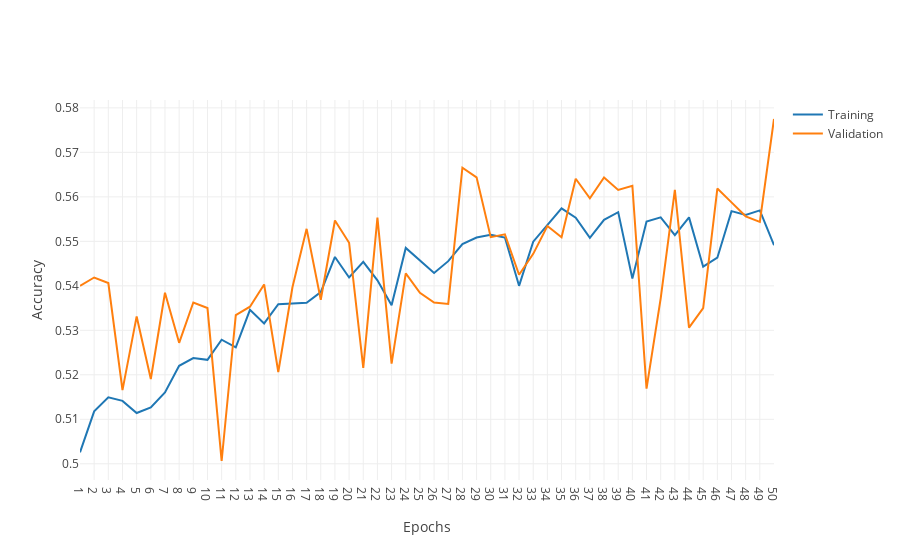

Notebook source saved alongside this figure:
### Code cell
import plotly.graph_objects as go

epochs = list(range(1,len(fit_log_1_5.history['binary_accuracy'])+1))
training_accuracy = fit_log_1_5.history['binary_accuracy']
validation_accuracy = fit_log_1_5.history['val_binary_accuracy']

fig = go.Figure()
fig.add_trace(go.Scatter(
    x=epochs,
    y=training_accuracy,
    mode='lines',
    name='Training'))
fig.add_trace(go.Scatter(
    x=epochs,
    y=validation_accuracy,
    mode='lines',
    name='Validation'))
fig.update_layout(
    template='none',
    xaxis_title='Epochs',
    yaxis_title="Accuracy")
fig.update_xaxes(tick0=0, dtick=1)
# fig.update_yaxes(range=[0.5,1])
fig.show()
fig.write_image(f'../images/model_1_5_accuracy.png', scale=5)
pd.DataFrame({'epoch': epochs, 'training_accuracy':training_accuracy, 'validation_accuracy':validation_accuracy}).to_csv('../images/model_1_5_accuracy.csv', index=False)

### Figure 1 — Plotly figure (JSON) as saved in the notebook; plotly's stock layout.template omitted (floating-point values rounded to 4 significant figures)
{"data": [{"mode": "lines", "name": "Training", "type": "scatter", "x": [1, 2, 3, 4, 5, 6, 7, 8, 9, 10, 11, 12, 13, 14, 15, 16, 17, 18, 19, 20, 21, 22, 23, 24, 25, 26, 27, 28, 29, 30, 31, 32, 33, 34, 35, 36, 37, 38, 39, 40, 41, 42, 43, 44, 45, 46, 47, 48, 49, 50], "y": [0.5026, 0.5118, 0.5149, 0.5141, 0.5114, 0.5127, 0.516, 0.522, 0.5238, 0.5234, 0.5279, 0.5262, 0.5346, 0.5316, 0.5359, 0.5361, 0.5362, 0.5386, 0.5465, 0.5419, 0.5454, 0.5412, 0.5356, 0.5485, 0.5457, 0.5429, 0.5455, 0.5494, 0.5509, 0.5515, 0.5509, 0.54, 0.5499, 0.5537, 0.5574, 0.5553, 0.5508, 0.5548, 0.5566, 0.5416, 0.5545, 0.5554, 0.5514, 0.5554, 0.5443, 0.5463, 0.5568, 0.5559, 0.557, 0.5491]}, {"mode": "lines", "name": "Validation", "type": "scatter", "x": [1, 2, 3, 4, 5, 6, 7, 8, 9, 10, 11, 12, 13, 14, 15, 16, 17, 18, 19, 20, 21, 22, 23, 24, 25, 26, 27, 28, 29, 30, 31, 32, 33, 34, 35, 36, 37, 38, 39, 40, 41, 42, 43, 44, 45, 46, 47, 48, 49, 50], "y": [0.54, 0.5419, 0.5406, 0.5166, 0.5331, 0.5191, 0.5384, 0.5272, 0.5362, 0.535, 0.5006, 0.5334, 0.5353, 0.5403, 0.5206, 0.5397, 0.5528, 0.5369, 0.5547, 0.5497, 0.5216, 0.5553, 0.5225, 0.5428, 0.5384, 0.5362, 0.5359, 0.5666, 0.5644, 0.5509, 0.5516, 0.5425, 0.5472, 0.5534, 0.5509, 0.5641, 0.5597, 0.5644, 0.5616, 0.5625, 0.5169, 0.5372, 0.5616, 0.5306, 0.535, 0.5619, 0.5587, 0.5556, 0.5544, 0.5775]}], "layout": {"xaxis": {"dtick": 1, "tick0": 0, "title": {"text": "Epochs"}}, "yaxis": {"title": {"text": "Accuracy"}}}}
